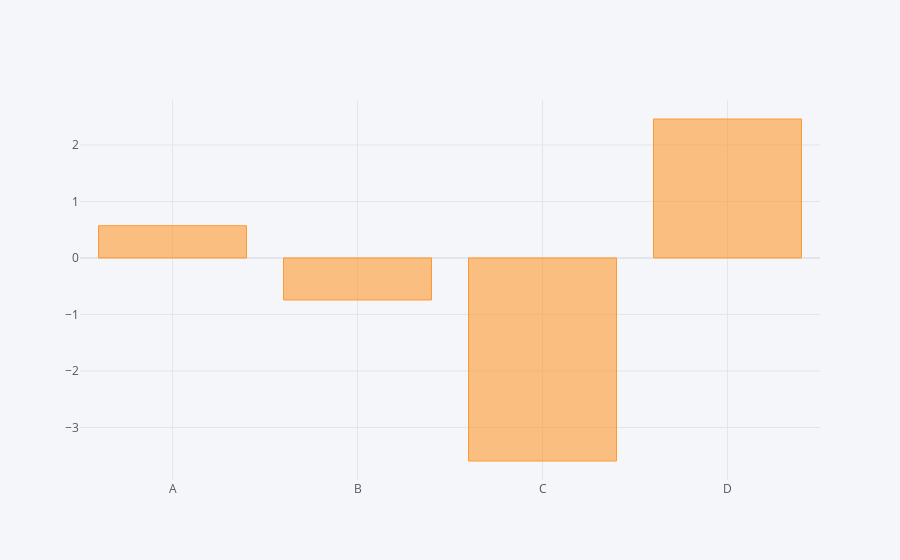

Notebook cell for this chart:
### Code cell
df6.sum().iplot(kind='bar')

### Figure 1 — Plotly figure (JSON) as saved in the notebook; plotly's stock layout.template omitted (floating-point values rounded to 4 significant figures)
{"data": [{"marker": {"color": "rgba(255, 153, 51, 0.6)", "line": {"color": "rgba(255, 153, 51, 1.0)", "width": 1}}, "name": "None", "orientation": "v", "text": "", "type": "bar", "x": ["A", "B", "C", "D"], "y": [0.5709, -0.7438, -3.593, 2.459]}], "layout": {"legend": {"bgcolor": "#F5F6F9", "font": {"color": "#4D5663"}}, "paper_bgcolor": "#F5F6F9", "plot_bgcolor": "#F5F6F9", "title": {"font": {"color": "#4D5663"}}, "xaxis": {"gridcolor": "#E1E5ED", "showgrid": true, "tickfont": {"color": "#4D5663"}, "title": {"font": {"color": "#4D5663"}, "text": ""}, "zerolinecolor": "#E1E5ED"}, "yaxis": {"gridcolor": "#E1E5ED", "showgrid": true, "tickfont": {"color": "#4D5663"}, "title": {"font": {"color": "#4D5663"}, "text": ""}, "zerolinecolor": "#E1E5ED"}}}
